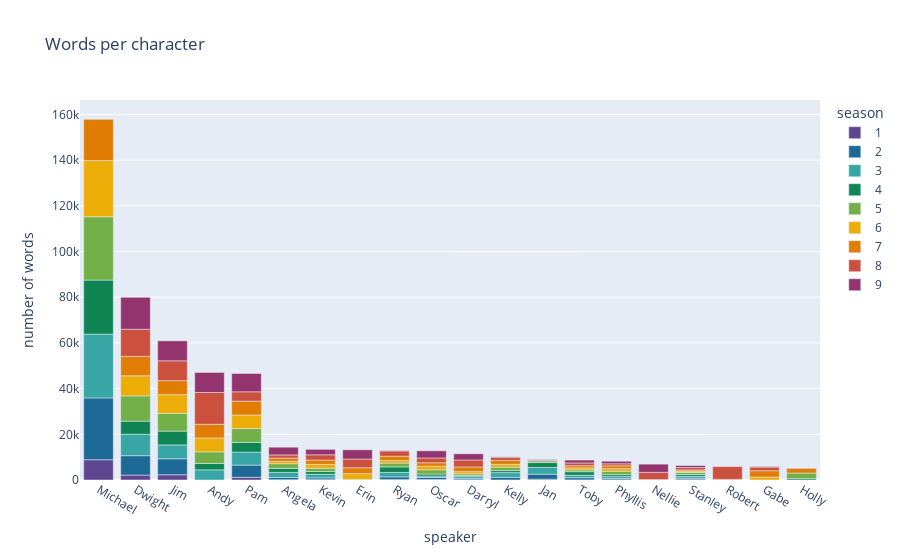

This figure's notebook cell:
### Code cell
words_df = df.copy()
words_df['word_count'] = words_df['line_text'].apply(lambda x: len(x.split()))
top20_characters = words_df[["speaker", "word_count"]].groupby("speaker").sum().sort_values("word_count", ascending=False).index[:20]
words_per_character = words_df[["speaker", "season", "word_count"]][words_df["speaker"].isin(top20_characters)].groupby(["speaker", "season"]).sum().reset_index(level=[0,1])
words_per_character['season'] = words_per_character['season'].astype(str)

fig = px.bar(words_per_character.sort_values("season"), x="speaker", y="word_count", color='season', color_discrete_sequence=px.colors.qualitative.Prism, title='Words per character')
fig.update_xaxes(categoryorder='array', categoryarray= top20_characters)
fig.update_yaxes(title='number of words')

### Figure 1 — Plotly figure (JSON) as saved in the notebook; plotly's stock layout.template omitted (floating-point values rounded to 4 significant figures)
{"data": [{"alignmentgroup": "True", "hovertemplate": "season=1<br>speaker=%{x}<br>word_count=%{y}<extra></extra>", "legendgroup": "1", "marker": {"color": "rgb(95, 70, 144)", "pattern": {"shape": ""}}, "name": "1", "offsetgroup": "1", "orientation": "v", "showlegend": true, "textposition": "auto", "type": "bar", "x": ["Pam", "Jim", "Kelly", "Kevin", "Michael", "Dwight", "Oscar", "Darryl", "Phyllis", "Ryan", "Jan", "Angela", "Stanley", "Toby"], "xaxis": "x", "y": [1179, 2292, 11, 149, 8887, 2160, 259, 102, 75, 197, 352, 119, 140, 51], "yaxis": "y"}, {"alignmentgroup": "True", "hovertemplate": "season=2<br>speaker=%{x}<br>word_count=%{y}<extra></extra>", "legendgroup": "2", "marker": {"color": "rgb(29, 105, 150)", "pattern": {"shape": ""}}, "name": "2", "offsetgroup": "2", "orientation": "v", "showlegend": true, "textposition": "auto", "type": "bar", "x": ["Michael", "Kevin", "Toby", "Dwight", "Stanley", "Ryan", "Oscar", "Jim", "Pam", "Darryl", "Angela", "Phyllis", "Jan", "Kelly"], "xaxis": "x", "y": [27043, 767, 947, 8477, 634, 1175, 831, 6993, 5355, 523, 960, 543, 2187, 1144], "yaxis": "y"}, {"alignmentgroup": "True", "hovertemplate": "season=3<br>speaker=%{x}<br>word_count=%{y}<extra></extra>", "legendgroup": "3", "marker": {"color": "rgb(56, 166, 165)", "pattern": {"shape": ""}}, "name": "3", "offsetgroup": "3", "orientation": "v", "showlegend": true, "textposition": "auto", "type": "bar", "x": ["Jim", "Toby", "Jan", "Ryan", "Stanley", "Michael", "Oscar", "Pam", "Phyllis", "Kelly", "Andy", "Kevin", "Dwight", "Angela", "Darryl"], "xaxis": "x", "y": [6071, 1099, 2959, 1942, 843, 27897, 662, 5688, 869, 2072, 4450, 1600, 9383, 2252, 884], "yaxis": "y"}, {"alignmentgroup": "True", "hovertemplate": "season=4<br>speaker=%{x}<br>word_count=%{y}<extra></extra>", "legendgroup": "4", "marker": {"color": "rgb(15, 133, 84)", "pattern": {"shape": ""}}, "name": "4", "offsetgroup": "4", "orientation": "v", "showlegend": true, "textposition": "auto", "type": "bar", "x": ["Ryan", "Pam", "Oscar", "Phyllis", "Michael", "Kevin", "Angela", "Dwight", "Kelly", "Stanley", "Jim", "Darryl", "Holly", "Toby", "Andy", "Jan"], "xaxis": "x", "y": [2413, 4236, 862, 849, 23672, 1192, 1745, 5752, 894, 836, 6056, 402, 588, 1544, 2786, 2122], "yaxis": "y"}, {"alignmentgroup": "True", "hovertemplate": "season=5<br>speaker=%{x}<br>word_count=%{y}<extra></extra>", "legendgroup": "5", "marker": {"color": "rgb(115, 175, 72)", "pattern": {"shape": ""}}, "name": "5", "offsetgroup": "5", "orientation": "v", "showlegend": true, "textposition": "auto", "type": "bar", "x": ["Angela", "Oscar", "Pam", "Michael", "Holly", "Phyllis", "Toby", "Erin", "Kevin", "Andy", "Dwight", "Darryl", "Ryan", "Kelly", "Jim", "Jan", "Stanley"], "xaxis": "x", "y": [2058, 1834, 6063, 27724, 2448, 1496, 786, 256, 1449, 5084, 11030, 775, 1674, 1505, 7750, 737, 892], "yaxis": "y"}, {"alignmentgroup": "True", "hovertemplate": "season=6<br>speaker=%{x}<br>word_count=%{y}<extra></extra>", "legendgroup": "6", "marker": {"color": "rgb(237, 173, 8)", "pattern": {"shape": ""}}, "name": "6", "offsetgroup": "6", "orientation": "v", "showlegend": true, "textposition": "auto", "type": "bar", "x": ["Oscar", "Erin", "Toby", "Gabe", "Darryl", "Pam", "Angela", "Jim", "Michael", "Phyllis", "Ryan", "Kevin", "Dwight", "Andy", "Kelly", "Stanley"], "xaxis": "x", "y": [1566, 2554, 868, 1318, 951, 5918, 997, 8193, 24583, 1128, 1104, 1691, 8823, 6086, 1233, 515], "yaxis": "y"}, {"alignmentgroup": "True", "hovertemplate": "season=7<br>speaker=%{x}<br>word_count=%{y}<extra></extra>", "legendgroup": "7", "marker": {"color": "rgb(225, 124, 5)", "pattern": {"shape": ""}}, "name": "7", "offsetgroup": "7", "orientation": "v", "showlegend": true, "textposition": "auto", "type": "bar", "x": ["Andy", "Ryan", "Angela", "Pam", "Phyllis", "Robert", "Toby", "Stanley", "Gabe", "Nellie", "Kelly", "Dwight", "Michael", "Jim", "Jan", "Kevin", "Holly", "Darryl", "Oscar", "Erin"], "xaxis": "x", "y": [5990, 1913, 1441, 6084, 1233, 298, 954, 559, 2741, 199, 1750, 8490, 18177, 6126, 272, 1882, 2064, 2072, 1538, 2547], "yaxis": "y"}, {"alignmentgroup": "True", "hovertemplate": "season=8<br>speaker=%{x}<br>word_count=%{y}<extra></extra>", "legendgroup": "8", "marker": {"color": "rgb(204, 80, 62)", "pattern": {"shape": ""}}, "name": "8", "offsetgroup": "8", "orientation": "v", "showlegend": true, "textposition": "auto", "type": "bar", "x": ["Erin", "Stanley", "Toby", "Jim", "Andy", "Ryan", "Dwight", "Gabe", "Oscar", "Kelly", "Robert", "Kevin", "Phyllis", "Nellie", "Pam", "Darryl", "Angela"], "xaxis": "x", "y": [3823, 1058, 1213, 8688, 13896, 2299, 11863, 1620, 2095, 1374, 5571, 2300, 906, 3157, 4078, 3064, 1395], "yaxis": "y"}, {"alignmentgroup": "True", "hovertemplate": "season=9<br>speaker=%{x}<br>word_count=%{y}<extra></extra>", "legendgroup": "9", "marker": {"color": "rgb(148, 52, 110)", "pattern": {"shape": ""}}, "name": "9", "offsetgroup": "9", "orientation": "v", "showlegend": true, "textposition": "auto", "type": "bar", "x": ["Angela", "Gabe", "Nellie", "Erin", "Pam", "Stanley", "Jan", "Michael", "Robert", "Jim", "Darryl", "Andy", "Ryan", "Kevin", "Phyllis", "Oscar", "Kelly", "Dwight", "Toby"], "xaxis": "x", "y": [3395, 233, 3587, 4037, 8028, 867, 312, 25, 177, 8735, 2698, 8769, 215, 2379, 1122, 3137, 169, 13977, 1267], "yaxis": "y"}], "layout": {"barmode": "relative", "legend": {"title": {"text": "season"}, "tracegroupgap": 0}, "title": {"text": "Words per character"}, "xaxis": {"anchor": "y", "categoryarray": ["Michael", "Dwight", "Jim", "Andy", "Pam", "Angela", "Kevin", "Erin", "Ryan", "Oscar", "Darryl", "Kelly", "Jan", "Toby", "Phyllis", "Nellie", "Stanley", "Robert", "Gabe", "Holly"], "categoryorder": "array", "domain": [0, 1], "title": {"text": "speaker"}}, "yaxis": {"anchor": "x", "domain": [0, 1], "title": {"text": "number of words"}}}}
